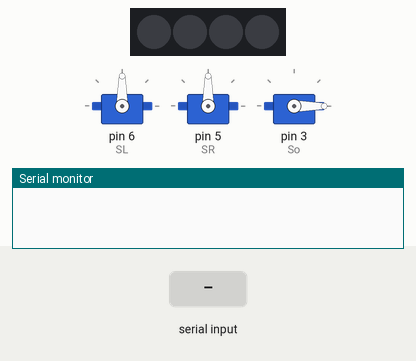
Bench run of a sketch on a simulated Arduino Uno, built with avr-gcc and run on an emulated ATmega328P. Shown: 3 × servo, 4 RGB LEDs in strip order, left to right, the last lines printed to the serial monitor. Inputs (shaded band) come from the test bench. Dim RGB values are drawn brighter than linear.

Above: at 1.2 s.
1.3 s: "0" received over Serial
At 1.7 s:
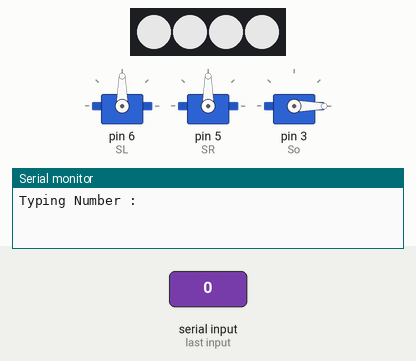
2.8 s: "1" received over Serial
At 4.6 s:
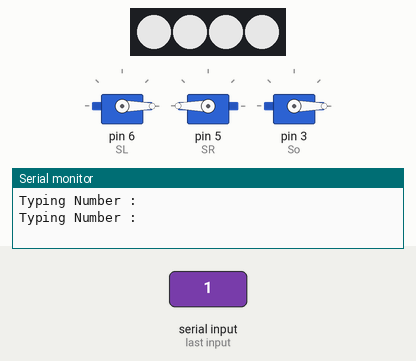
5.8 s: "2" received over Serial
At 7.1 s:
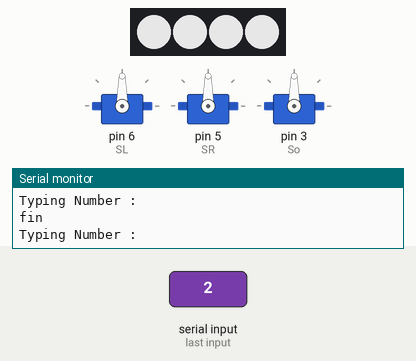
Timing chart, 0 to 9.3 s (numbered marks = the images above; inputs shaded):
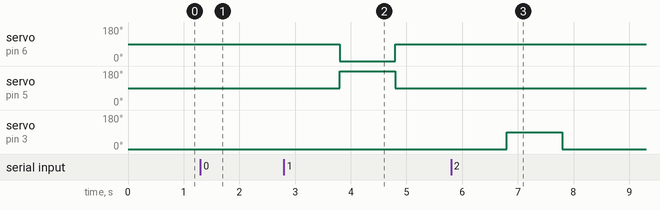

Measured:
- after the input at 2.8 s, servo on pin 6 (SL): 90° → 0° after 1.0 s, → 90° 1.0 s later; servo on pin 5 (SR): 90° → 180° after 1.0 s, → 90° 1.0 s later
- after the input at 5.8 s, servo on pin 3 (So): 0° → 90° after 1.0 s, → 0° 1.0 s later

The sketch:

arduino.ino
```cpp
#include <Servo.h>
#include <Adafruit_NeoPixel.h>

#define PIN 13
#define NUMPIXELS 4
#define BRIGHTNESS 180       // 밝기 설정 0(어둡게) ~ 255(밝게) 까지 임의로 설정 가능

Adafruit_NeoPixel strip = Adafruit_NeoPixel(NUMPIXELS, PIN, NEO_GRB + NEO_KHZ800);

Servo SL;
Servo SR;
Servo So;
// SR : 90 - 180
// SL : 90 - 0
// So : 0 - 90(hit)

void setup()
{
  SL.attach(6);
  SR.attach(5);
  So.attach(3);
  Serial.begin(9600);
  strip.setBrightness(BRIGHTNESS);    //  BRIGHTNESS 만큼 밝기 설정
  strip.begin();
  strip.show();
  So.write(0);
  SR.write(90);
  SL.write(90);
}

void loop()
{
  if(Serial.available())
  {
    char input = Serial.read();
    Serial.println("Typing Number : ");
    /*
    1 : 투명 쓰레기로 버리기
    2 : 유색 패트병으로 밀어내기
    */
    if(input == '1')
    {
      So.write(0);
      SR.write(90);
      SL.write(90);
      delay(1000);
      SR.write(180);
      SL.write(0);
      delay(1000);
      SR.write(90);
      SL.write(90);
      Serial.println("fin");
    }
    else if(input == '2')
    {
      So.write(0);
      SR.write(90);
      SL.write(90);
      delay(1000);
      So.write(90);
      delay(1000);
      So.write(0);
      Serial.println("fin");
    }
    else
    {
      strip.begin();
      strip.setPixelColor(0, 255, 255, 255);          //  Neopixel 색상 설정 ( 첫번째 소자위치 , 색상설정(Red) , 0 , 0 )
      strip.setPixelColor(1, 255, 255, 255);          //  ( 두번째 소자위치 , 0 , 색상설정(Green) , 0 )
      strip.setPixelColor(2, 255, 255, 255);          //  ( 세번째 소자위치 , 0 , 0 , 색상설정(Blue) )
      strip.setPixelColor(3, 255, 255, 255);  //  ( 네번째 소자위치 , (Red) , (Green) , (Blue) ) 3가지 색을 다 킨다면 White가 켜짐
      strip.show();                                         //  LED가 켜지는 동작을 하게 합니다
     // delay(2000);
    }
  }
}
```
